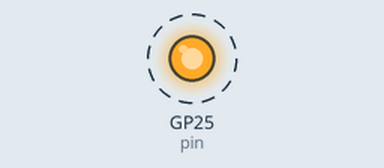
A program run on a simulated Raspberry Pi Pico running MicroPython. Parts: output pins drawn as LEDs (lit = HIGH). Dashed ring = blinking. What the program prints to the serial console is not drawn.

Above: at 0.5 s.
Timing chart, 0 to 5.1 s (numbered marks = the images above):
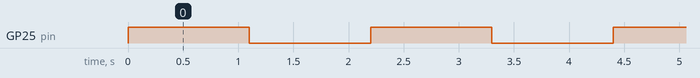

The program:

blink.py
```python
from machine import Pin
from utime import sleep

pin = Pin("LED", Pin.OUT)

print("LED starts flashing...")
while True:
    try:
        pin.toggle()
        sleep(1)  # sleep 1 sec
    except KeyboardInterrupt:
        break

    # sleep a very short time so that microcontroller
    # doesn't run too fast
    sleep(0.1)
pin.off()
print("Finished.")
```

Measured:
- by itself, GP25 (pin): alternates HIGH for 1.1 s and LOW for 1.1 s
